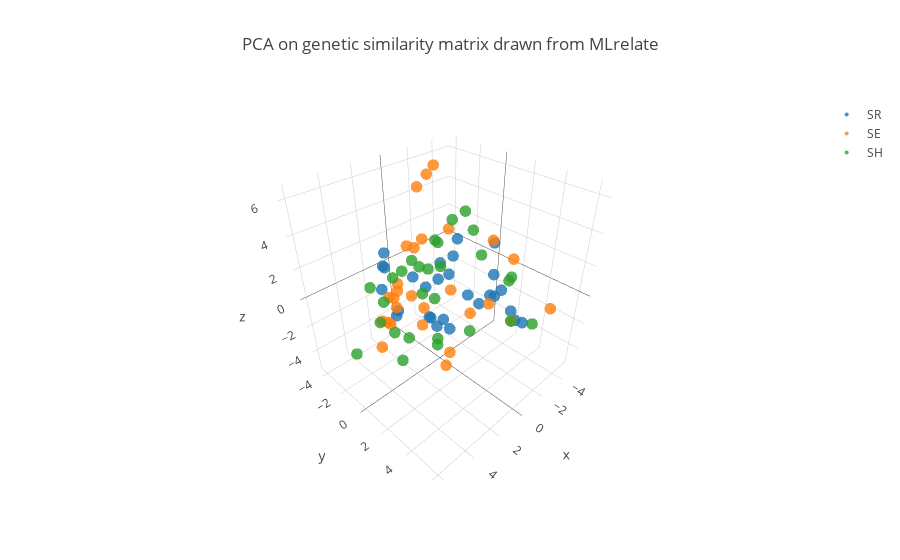

Notebook code for this chart:
### Markdown cell above
**Fig. 1** Distribution of pairwise relatedness values across subsets of the data. Only pairwise-relationship values among individuals within each group are used. 

This had already been done. Here, the question the is whether any group is significantly more related than another, and the answer is no.

Let's run a PCA on the dissimilarity matrix to see what we get.

### Code cell
#### before we move on to the distance matrices we can have a little fun with the similarity matrix:

# begin by scaling the matrix
Sev_sim_matrix_scaled= scale(Sev_sim_matrix)
## PCA on vectors simulated
n_comp = 3

pca = PCA(n_components=n_comp, whiten=False,svd_solver='randomized').fit(Sev_sim_matrix_scaled)
features = pca.transform(Sev_sim_matrix_scaled)

print("; ".join(['PC{0}: {1}'.format(x+1,round(pca.explained_variance_ratio_[x],3)) for x in range(n_comp)]))
print('features shape: {}'.format(features.shape))

## Plot PCA
fig_data= [go.Scatter3d(
        x = features[gp_index[i],0],
        y = features[gp_index[i],1],
        z = features[gp_index[i],2],
        type='scatter3d',
        mode= "markers",
        name= i,
        text= [Seville_order[x] for x in gp_index[i]],
        marker= {
        'line': {'width': 0},
        'size': 4,
        'symbol': 'circle',
      "opacity": .8
      }
    ) for i in gp_index.keys()]


layout = go.Layout(
    title= 'PCA on genetic similarity matrix drawn from MLrelate'
)

fig = go.Figure(data=fig_data, layout=layout)
iplot(fig)

### Figure 1 — Plotly figure (JSON) as saved in the notebook; plotly's stock layout.template omitted (floating-point values rounded to 4 significant figures)
{"data": [{"marker": {"line": {"width": 0}, "opacity": 0.8, "size": 4, "symbol": "circle"}, "mode": "markers", "name": "SR", "text": ["ESSR18", "ESSR19", "ESSR20", "ESSR01", "ESSR02", "ESSR03", "ESSR04", "ESSR05", "ESSR06", "ESSR07", "ESSR08", "ESSR09", "ESSR10", "ESSR11", "ESSR12", "ESSR13", "ESSR14", "ESSR15", "ESSR16", "ESSR17", "ESSR21", "ESSR22", "ESSR23", "ESSR24", "ESSR25", "ESSR26", "ESSR27", "ESSR28"], "type": "scatter3d", "x": [-1.078, -1.365, -2.232, -0.345, -3.877, -4.319, -1.264, -0.923, 2.335, -0.2817, -2.352, -4.187, 1.794, -3.449, 2.97, -0.3221, 2.461, -5.112, 3.135, 1.589, -0.01774, 1.633, 0.2199, -4.945, -3.453, -1.744, -0.3166, -4.864], "y": [-1.383, -1.065, -1.323, 5.256, -0.1687, 0.5704, -1.216, -0.1221, -2.001, -1.238, 3.54, 0.4733, -2.669, -1.87, -0.1926, -1.158, -2.281, 0.1189, -0.1708, -3.192, -2.381, 1.609, 2.439, -0.0273, 1.917, -0.5911, -1.546, 2.783], "z": [-4.364, -3.774, -5.247, 0.3553, -3.327, -0.8361, 0.6091, 0.45, 1.53, -3.047, -1.086, -2.45, 1.977, 1.161, -0.1758, -3.094, -0.05015, -3.199, -0.4363, 0.7734, -0.3862, 2.136, 0.8271, 0.995, -0.9504, 1.156, -0.8734, -3.851]}, {"marker": {"line": {"width": 0}, "opacity": 0.8, "size": 4, "symbol": "circle"}, "mode": "markers", "name": "SE", "text": ["ESSE01", "ESSE02", "ESSE03", "ESSE04", "ESSE05", "ESSE06", "ESSE07", "ESSE08", "ESSE09", "ESSE10", "ESSE11", "ESSE12", "ESSE13", "ESSE14", "ESSE15", "ESSE16", "ESSE17", "ESSE18", "ESSE19", "ESSE20", "ESSE21", "ESSE22", "ESSE23", "ESSE24", "ESSE25", "ESSE26", "ESSE27", "ESSE28"], "type": "scatter3d", "x": [-1.783, 0.02178, -1.685, 2.758, 1.247, 2.557, 1.852, 5.2, 4.096, -1.064, 3.842, 1.74, 3.667, 0.9696, 1.815, 2.742, -1.698, -0.9967, 1.997, 1.681, -0.1683, -2.359, -3.867, -0.009444, -0.5268, -2.886, -2.823, 3.055], "y": [6.372, -2.772, -2.717, -1.319, -2.818, 1.479, -2.49, 1.147, -0.2036, -2.886, 4.661, -1.685, 4.225, -1.408, 4.051, 1.518, -2.143, 2.943, -1.609, -3.059, -2.305, 3.62, 2.324, -1.414, 0.4108, -2.105, 1.535, -0.03551], "z": [0.9399, 1.678, 5.692, -1.919, -1.575, 0.6968, -1.058, -0.584, -0.28, 5.066, 0.47, 0.2867, -0.7918, -0.8215, 1.353, -0.3335, 6.373, -0.1518, -1.247, -3.423, 1.666, -1.763, 1.277, 2.672, -0.2286, 1.994, 2.636, 1.271]}, {"marker": {"line": {"width": 0}, "opacity": 0.8, "size": 4, "symbol": "circle"}, "mode": "markers", "name": "SH", "text": ["ESSH10", "ESSH11", "ESSH12", "ESSH13", "ESSH14", "ESSH15", "ESSH16", "ESSH17", "ESSH18", "ESSH19", "ESSH08", "ESSH09", "ESSH01", "ESSH02", "ESSH03", "ESSH04", "ESSH05", "ESSH06", "ESSH07", "ESSH20", "ESSH21", "ESSH22", "ESSH23", "ESSH24", "ESSH25", "ESSH26", "ESSH27", "ESSH28"], "type": "scatter3d", "x": [6.031, 4.68, -1.959, 1.904, 1.87, 1.469, 0.02176, -0.7474, 4.825, -1.345, 4.787, 1.737, 0.8683, -0.06435, 3.559, 1.317, 0.6501, -0.3742, 2.408, -2.25, -2.011, -2.42, -2.24, -0.3013, -4.377, -3.86, 1.019, -4.261], "y": [-0.02854, 0.4362, -2.137, -4.316, -0.7608, -3.613, 5.264, -1.095, 1.802, 5.689, 2.243, -2.11, 0.508, -0.2865, 3.551, -0.818, -2.593, -2.147, 4.589, -1.182, 3.603, -0.3064, -4.067, -0.1955, 1.761, -0.9105, 0.1806, -0.4856], "z": [-1.288, 0.3271, 1.379, -1.208, -3.195, -2.192, 0.5202, 2.433, 0.558, -0.2172, -1.049, 0.5033, -0.07866, -4.69, 0.4696, 2.072, 0.2541, 0.3069, 0.8935, 3.178, 1.485, 3.961, -3.647, 1.238, -0.7618, 1.989, 1.833, 0.2069]}], "layout": {"title": "PCA on genetic similarity matrix drawn from MLrelate"}}
